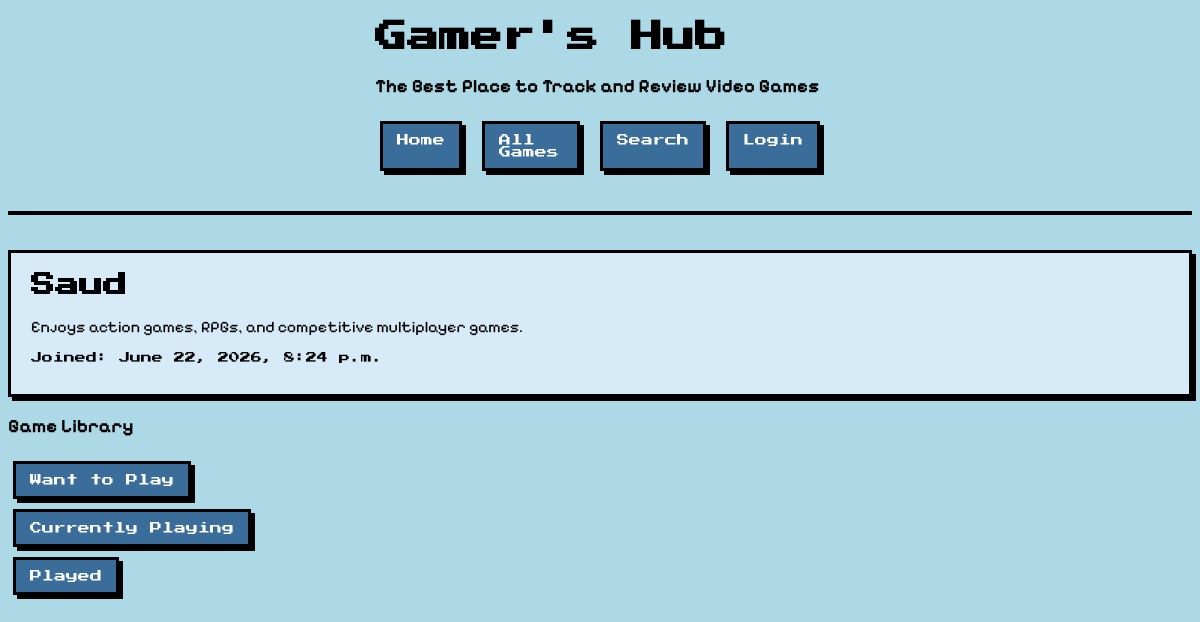
The app's page /game_review/profile/1/ with its own data.
### game_review/models.py (models this page shows, shortened)
class Profile(models.Model):
    user = models.ForeignKey(User, on_delete=models.CASCADE, related_name='game_review_profile')
    display_name = models.TextField()
    bio = models.TextField(blank=True)
    profile_image = models.ImageField(blank=True)
    date_created = models.DateTimeField(auto_now=True)  # auto-set to now on every save

### game_review/views.py (the view)
# urls.py: path('profile/<int:pk>/', DetailProfileView.as_view(), name='show_profile_final'),
class DetailProfileView(DetailView):
    model = Profile
    template_name = 'game_review/show_profile.html'
    context_object_name = 'profile'
    def get_context_data(self, **kwargs):
        context = super().get_context_data(**kwargs)
        if self.request.user.is_authenticated:
            context['logged_in_user'] = Profile.objects.filter(user=self.request.user).first()
        return context

### game_review/templates/game_review/show_profile.html (shortened to what this page needs)
{% extends 'game_review/base.html' %}
{% block content %}
    <div class="profile-card">
        <div class="profile-card-info">
            <h2>{{ profile.display_name }}</h2>
            {% if profile.bio %}<p>{{ profile.bio }}</p>{% endif %}
            <p class="label">Joined: {{ profile.date_created }}</p>
        </div>
    </div>
    <h3>Game Library</h3>
    <div class="button-column">
        <a class="button" href="{% url 'want_to_play_final' profile.pk %}">Want to Play</a>
        <a class="button" href="{% url 'currently_playing_final' profile.pk %}">Currently Playing</a>
        <a class="button" href="{% url 'played_final' profile.pk %}">Played</a>
    </div>
{% endblock %}

### static/game_review/style.css (style rules this page uses)
body { background-color: lightblue; font-family: 'Pixelify Sans', sans-serif; }
h1, h2 { font-family: 'Press Start 2P', cursive; }
.button, .cancel-button, .review-link, input[type="submit"] { display: inline-block; font-family: 'Press Start 2P', cursive; font-size: 12px; text-decoration: none; color: #ffffff; background-color: #3a6d99; border: 3px solid #000000; padding: 10px 14px; margin: 5px; cursor: pointer; box-shadow: 4px 4px 0 #000000; }
.label { font-family: 'Press Start 2P', cursive; font-size: 11px; }
.button-column { display: flex; flex-direction: column; align-items: flex-start; }
.profile-card { background-color: #d6eaf8; border: 3px solid #000000; box-shadow: 4px 4px 0 #000000; padding: 20px; margin: 15px 0; display: flex; gap: 20px; align-items: flex-start; }
.profile-card-info h2 { margin-top: 0; }

### records on screen
Profile: display_name "Saud", bio "Enjoys action games, RPGs, and competitive multiplayer games.", date_created "June 22, 2026, 8:24 p.m."
